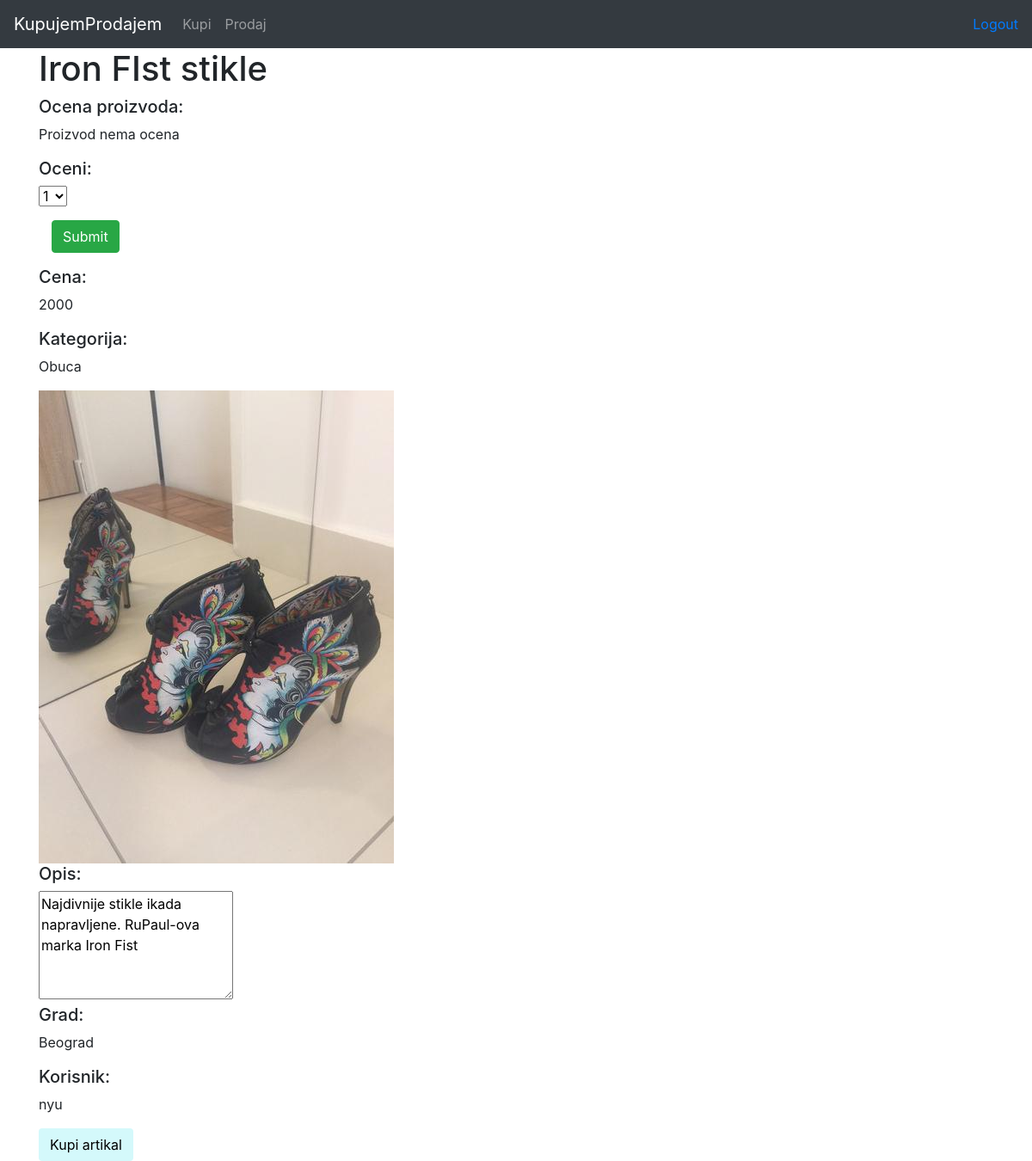
The page /stvar/detalji_kupi/5 (signed in) on the database as committed earlier.
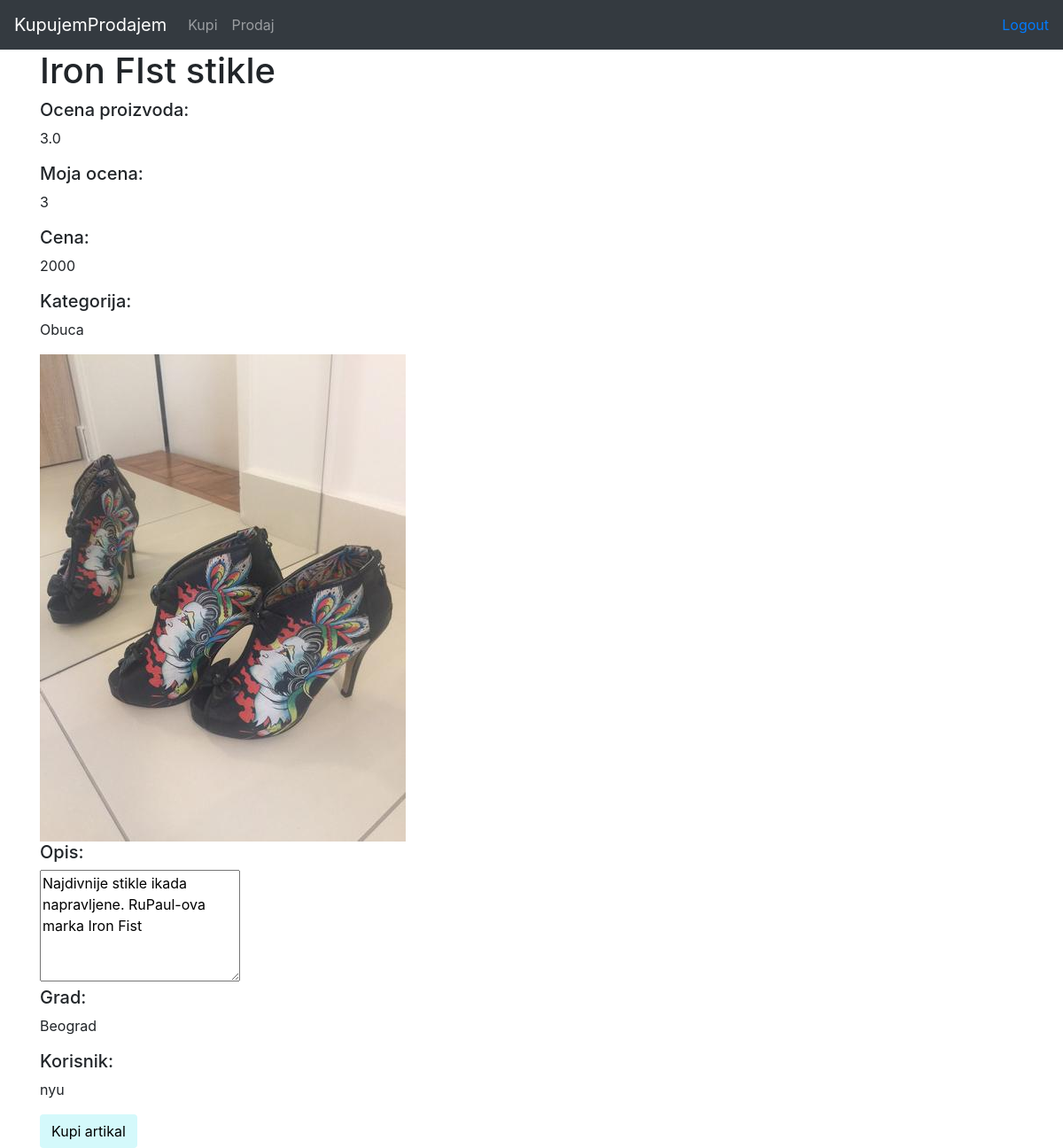
The same page on the database as committed later.
### stvar/models.py (models this page shows)
class Ocene(models.Model):
    ocena = models.IntegerField(default=None, validators=[MaxValueValidator(5), MinValueValidator(1)], null=True)
    korisnik = models.ForeignKey(User, on_delete=models.SET_NULL, null=True)
    proizvod = models.ForeignKey(Stvar, on_delete=models.CASCADE)
    def __str__(self):
        return str(self.ocena)

### stvar/views.py (the view, shortened to what this page needs)
# urls.py: path('detalji_kupi/<int:id>', views.detaljiKupi, name='detalji_kupi'),
def detaljiKupi(request, id):
    stvar = Stvar.objects.get(pk=id)
    korisnik = stvar.korisnik
    user = request.user
    mojaOcena = Ocene.objects.filter(korisnik=user.id)
    if len(mojaOcena) == 0:
        mojaOcena = None
    else:
        mojaOcena = mojaOcena.filter(proizvod=stvar.id)
        if len(mojaOcena) == 0:
            mojaOcena = None
        else:
            mojaOcena = mojaOcena[0]
    if not request.user.is_authenticated:
        mojaOcena = "-1"
    prosecnaOcena = None
    zbirOcena = 0
    brojOcena = 0
    oceneProizvoda = Ocene.objects.filter(proizvod=stvar.id)
    for jednaOcena in oceneProizvoda:
        zbirOcena = zbirOcena + jednaOcena.ocena
        brojOcena = brojOcena + 1
    if brojOcena > 0:
        prosecnaOcena = zbirOcena / brojOcena
    form = OceneFrom()
    if request.method == 'GET':
        return render(request, 'stvar/detalji_kupi.html', {"stvar":stvar, "korisnik":korisnik, "strana":strana, "prosecna_ocena":prosecnaOcena, "form":form, "moja_ocena":mojaOcena})

### stvar/forms.py
class OceneFrom(forms.Form):
    ocena = forms.IntegerField(label='--', widget=forms.Select(choices=INTEGER_CHOICES))

### stvar/templates/stvar/detalji_kupi.html
{% extends "stvar/detalji.html" %}
{% block details %}
    <a href="{% url 'stvar:kupi_artikal' stvar.id %}"><button class="btn btn-default" type="button"style="background-color:#D4F9FB">Kupi artikal</button></a>
{% endblock details %}

### stvar/templates/stvar/detalji.html (shortened to what this page needs)
{% extends "stvar/base.html" %}
{% block content %}
    <h1>{{stvar.ime}}</h1>
    <h5>Ocena proizvoda:</h5>
    {% if prosecna_ocena is None %}
        <p>Proizvod nema ocena</p>
    {% else %}
        <p>{{ prosecna_ocena }}</p>
    {% endif %}
    {% if moja_ocena is None %}
    <h5>Oceni:</h5>
        <form class="form-horizontal" role="form" action="" method="post" enctype="multipart/form-data">
            {% include 'stvar/ocene_form_template.html' %}
            <div class="form-group">
                <div class="col-sm-offset-2 col-sm-10">
                    <button type="submit" class="btn btn-success">Submit</button>
                </div>
            </div>
        </form>
    {% elif moja_ocena == "-1" %}
        <p></p>
    {% else %}
        <h5>Moja ocena:</h5>
        <p>{{moja_ocena}}</p>
    {% endif %}
    <h5>Cena:</h5>
    <p>{{stvar.cena}}</p>
    <h5>Kategorija:</h5>
    <p>{{stvar.kategorija}}</p>
    <img src="{{stvar.slika.url}}" alt="img">
    <h5>Opis:</h5>
    <textarea readonly rows="5" cols="20">{{stvar.opis}}</textarea>
    <h5>Grad:</h5>
    <p>{{stvar.grad}}</p>
    <h5>Korisnik:</h5>
    <p>{{korisnik.username}}</p>
    {% block details %}{% endblock details %}
{% endblock content %}

Rows that differ between the two databases and show on the page:
added Ocene: ocena "3"
Other text that changed with them:
{{ prosecna_ocena }}: (not shown) → "3.0"
form field ocena: "1" → (not shown)
text no longer shown: "Proizvod nema ocena Oceni: Submit"
text now shown: "Moja ocena:"
